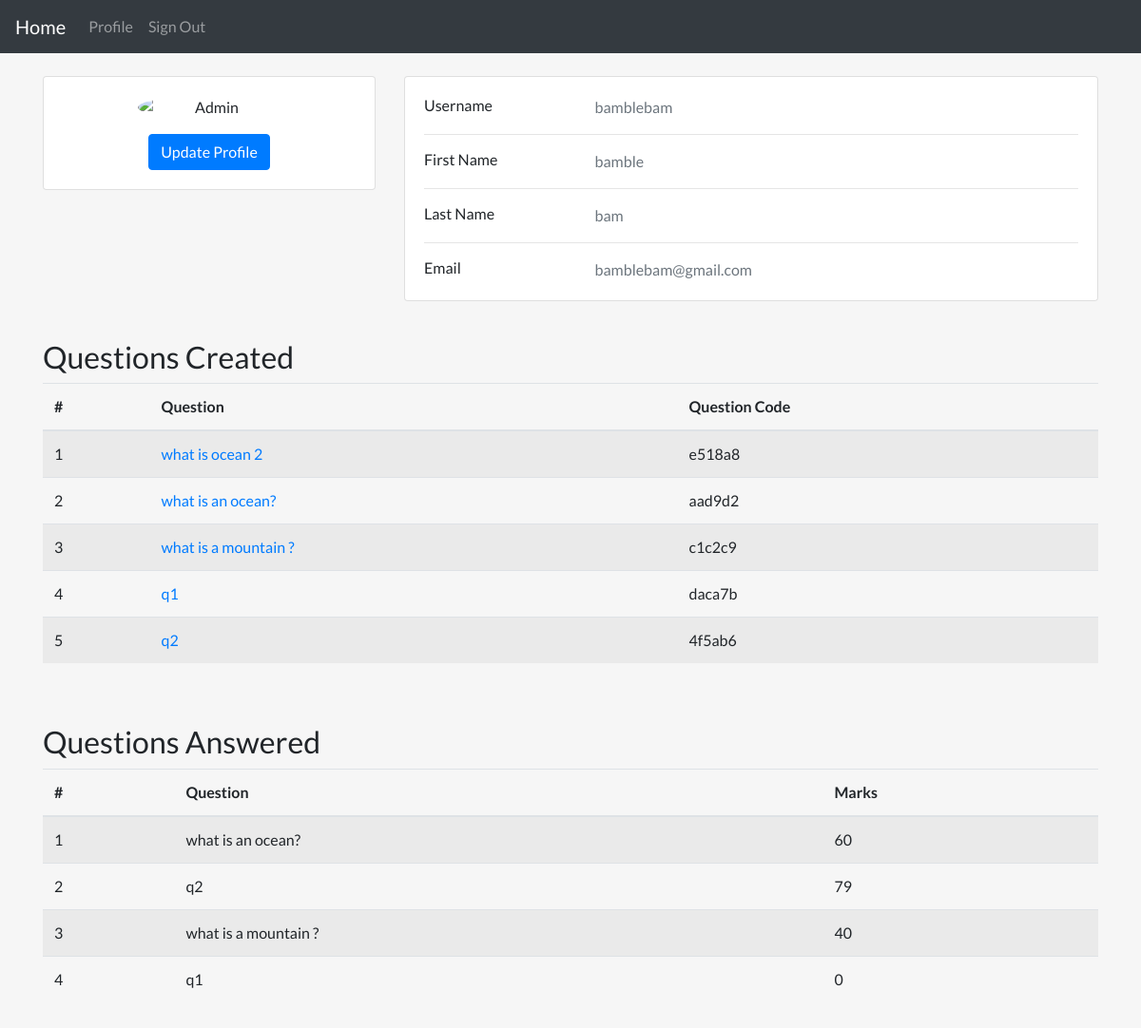
The page /dashboard/ (signed in) on the database as committed earlier.
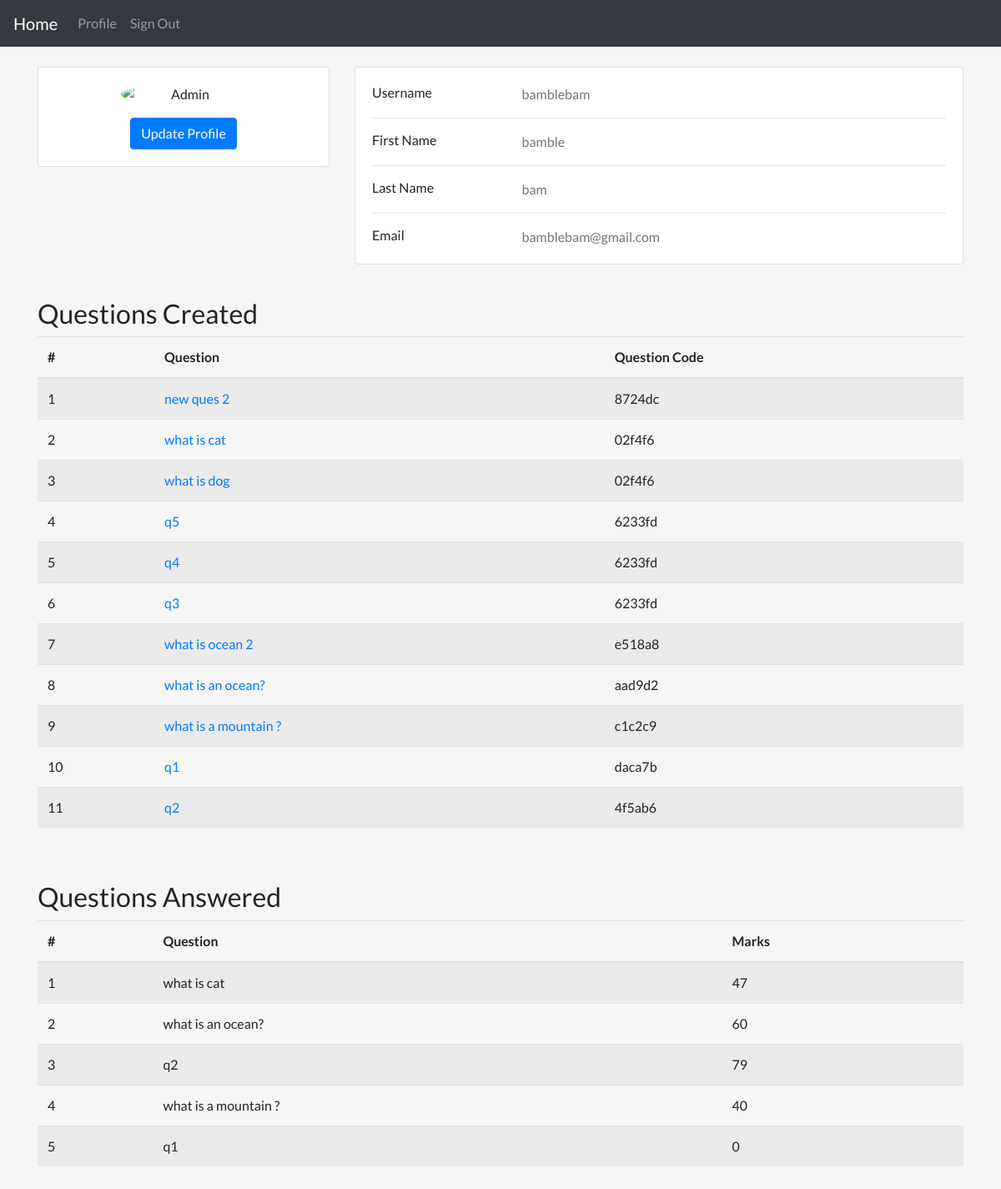
The same page on the database as committed later.
### quiz/models.py (models this page shows, shortened)
class Question(models.Model):
    author = models.ForeignKey(User, on_delete=models.CASCADE)
    title = models.CharField(max_length=200)
    model_answer = models.TextField(null=True)
    question_code = models.CharField(max_length=200, default=uuid4().hex[:6])
    slug = models.SlugField(max_length=255, null=True)
    date_added = models.DateTimeField(auto_now_add=True, null=True, blank=True)

class Response(models.Model):
    user = models.ForeignKey(User, null=False, on_delete=models.CASCADE)
    question = models.ForeignKey(
        Question, on_delete=models.CASCADE, related_name='responses')
    body = models.TextField(null=False)
    marks = models.IntegerField(default=0, validators=[
                                MinValueValidator(0), MaxValueValidator(100)])
    slug = models.SlugField(max_length=255, null=True)
    date_added = models.DateTimeField(auto_now_add=True, null=True, blank=True)

### user_auth/views.py (the view)
# urls.py: path("dashboard/", views.dashboard, name="dashboard"),
@login_required
def dashboard(request):
    user = request.user
    questions_created = Question.objects.filter(
        author=user).order_by("-date_added")
    questions_responded = Response.objects.filter(
        user=user).order_by("-date_added")
    context = {
        'questions': questions_created,
        'responses': questions_responded
    }
    return render(request, 'custom/dashboard.html', context=context)

### user_auth/templates/custom/dashboard.html (shortened to what this page needs)
{% extends 'layouts/normal_page.html' %}
{% block content %}
<div class="container my-4">
    <div class="main-body">
        <div class="row gutters-sm">
            <div class="col-md-4 mb-3">
                <div class="card">
                    <div class="card-body">
                        <div class="d-flex flex-column align-items-center text-center">
                            <img src="https://bootdey.com/img/Content/avatar/avatar7.png" alt="Admin"
                                class="rounded-circle" width="150">
                            <div class="mt-3">
                                <a href="{% url 'user-update' request.user.slug %}" class="btn btn-primary">Update
                                    Profile</a>
                            </div>
                        </div>
                    </div>
                </div>
            </div>
            <div class="col-md-8">
                <div class="card mb-3">
                    <div class="card-body">
                        <div class="row">
                            <div class="col-sm-3">
                                <h6 class="mb-0">Username</h6>
                            </div>
                            <div class="col-sm-9 text-secondary">
                                {{request.user.username}}
                            </div>
                        </div>
                        <hr>
                        <div class="row">
                            <div class="col-sm-3">
                                <h6 class="mb-0">First Name</h6>
                            </div>
                            <div class="col-sm-9 text-secondary">
                                {{request.user.first_name}}
                            </div>
                        </div>
                        <hr>
                        <div class="row">
                            <div class="col-sm-3">
                                <h6 class="mb-0">Last Name</h6>
                            </div>
                            <div class="col-sm-9 text-secondary">
                                {{request.user.last_name}}
                            </div>
                        </div>
                        <hr>
                        <div class="row">
                            <div class="col-sm-3">
                                <h6 class="mb-0">Email</h6>
                            </div>
                            <div class="col-sm-9 text-secondary">
                                {{request.user.email}}
                            </div>
                        </div>
                    </div>
                </div>
            </div>
        </div>
    </div>
</div>
<div class="container my-4">
    {% if questions|length %}
    <h2>Questions Created</h2>
    <table class="table table-striped">
        <thead>
            <tr>
                <th scope="col">#</th>
                <th scope="col">Question</th>
                <th scope="col">Question Code</th>
            </tr>
        </thead>
        <tbody>
            {% for question in questions %}
            <tr>
                <td>{{forloop.counter}}</td>
                <td><a href="{% url 'responses' question.slug %}">{{question.title}}</a></td>
                <td>{{question.question_code}}</td>
            </tr>
            {% endfor %}
        </tbody>
    </table>
    <br>
    {% endif %}
</div>
<div class="container my-4">
    {% if responses|length %}
    <h2>Questions Answered</h2>
    <table class="table table-striped">
        <thead>
            <tr>
                <th scope="col">#</th>
                <th scope="col">Question</th>
                <th scope="col">Marks</th>
            </tr>
        </thead>
        <tbody>
            {% for response in responses %}
            <tr>
                <td>{{forloop.counter}}</td>
                <td>{{response.question.title}}</td>
                <td>{{response.marks}}</td>
            </tr>
            {% endfor %}
        </tbody>
    </table>
    <br>
    {% endif %}
</div>
{% endblock %}

Rows that differ between the two databases and show on the page:
added Question: title "new ques 2", question_code "8724dc"
added Question: title "what is cat", question_code "02f4f6"
added Question: title "what is dog", question_code "02f4f6"
added Question: title "q5", question_code "6233fd"
added Question: title "q4", question_code "6233fd"
added Question: title "q3", question_code "6233fd"
added Response: question "what is cat", marks "47"
